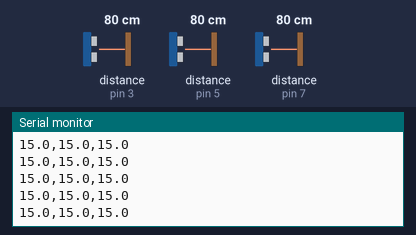
Bench run of a sketch on a simulated Arduino Uno, built with avr-gcc and run on an emulated ATmega328P. Parts: the last lines printed to the serial monitor. Wiring (inferred from the names in the program): 3 × ultrasonic range finder: trigger pin 2, echo pin 3 / trigger pin 4, echo pin 5 / trigger pin 6, echo pin 7. The test bench sets the inputs (shaded band); at power-on: distance to the obstacle (sensors on pin 7, pin 3, pin 5) 80 cm. The echo pulse lasts 58.3 µs per cm.

Above: at 1.2 s.
1.3 s: distance to the obstacle (sensor on pin 7) set to 250 cm
4.3 s: distance to the obstacle (sensor on pin 3) set to 2 cm
5.8 s: distance to the obstacle (sensor on pin 7) set to 120 cm
8.8 s: distance to the obstacle (sensor on pin 5) set to 4 cm
At 9.5 s:
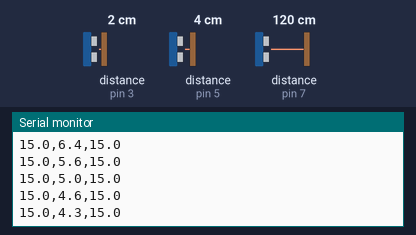
10.3 s: distance to the obstacle (sensor on pin 3) set to 4 cm
At 11.0 s:
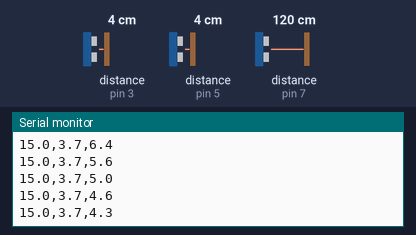
11.8 s: distance to the obstacle (sensor on pin 5) set to 9 cm
At 12.6 s:
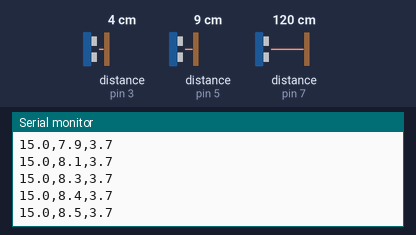
Timing chart, 0 to 14.3 s (numbered marks = the images above; inputs shaded):
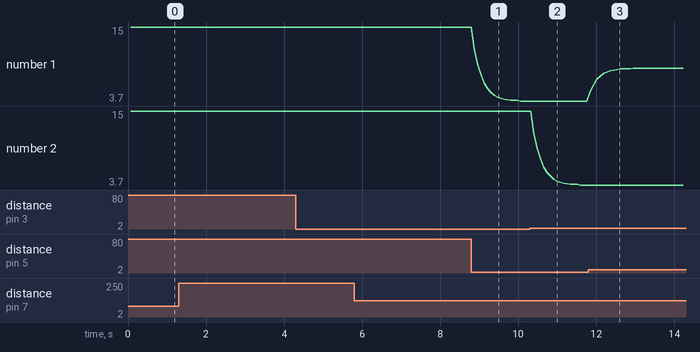

Measured:
- after the input at 8.8 s, the serial monitor: prints a new line after 0.08 s (image 1)
- after the input at 10.3 s, the serial monitor: prints a new line after 0.10 s (image 2)
- after the input at 11.8 s, the serial monitor: prints a new line after 0.05 s (image 3)
- plotted number 1: 15 → 3.7 after the input at 8.8 s, 3.7 → 8.7 after the input at 11.8 s

The sketch:

spatial_tracking.ino
```cpp
//This code was written using Gemini AI. Prompt : Write an Arduino program to use the three HC-SR04 ultrasonic sensors (X using pins 6/7, Y using 4/5, and Z using 2/3) to detect 3D coordinates in a 30cm cube volume. Your program should include a reusable function for each of the sensors to obtain the distances by making standard 10µs pulses and setting the `pulseIn` timeout to 18,000µs, as well as returning the last valid reading in case of an out-of-bounds or timed-out reading (values below 2.5cm or greater than 30cm). For the main function, stagger the readings of the sensors in 20ms intervals to avoid interference, apply the low-pass filter (70% old + 30% new values), and keep streaming the filtered values in the Serial Monitor at 9600 baud, separated by commas and one decimal place.
const int trigX = 6; const int echoX = 7;
const int trigY = 4; const int echoY = 5;
const int trigZ = 2; const int echoZ = 3;

const float BOX_SIZE = 30.0;

float lastValidX = BOX_SIZE / 2;
float lastValidY = BOX_SIZE / 2;
float lastValidZ = BOX_SIZE / 2;

void setup() {
  Serial.begin(9600);
  pinMode(trigX, OUTPUT); pinMode(echoX, INPUT);
  pinMode(trigY, OUTPUT); pinMode(echoY, INPUT);
  pinMode(trigZ, OUTPUT); pinMode(echoZ, INPUT);
}

float readSensor(int trigPin, int echoPin, float lastValidValue) {
  digitalWrite(trigPin, LOW);
  delayMicroseconds(2);
  digitalWrite(trigPin, HIGH);
  delayMicroseconds(10);
  digitalWrite(trigPin, LOW);

  long duration = pulseIn(echoPin, HIGH, 18000);

  if (duration == 0) return lastValidValue;

  float dist = (duration * 0.0343) / 2;
  if (dist > BOX_SIZE || dist < 2.5) return lastValidValue;
  return dist;
}

void loop() {
  float rawX = readSensor(trigX, echoX, lastValidX); delay(20);
  float rawY = readSensor(trigY, echoY, lastValidY); delay(20);
  float rawZ = readSensor(trigZ, echoZ, lastValidZ); delay(20);

  lastValidX = (lastValidX * 0.7) + (rawX * 0.3);
  lastValidY = (lastValidY * 0.7) + (rawY * 0.3);
  lastValidZ = (lastValidZ * 0.7) + (rawZ * 0.3);

  Serial.print(lastValidX, 1);
  Serial.print(",");
  Serial.print(lastValidY, 1);
  Serial.print(",");
  Serial.println(lastValidZ, 1);

  delay(15);
}
```
